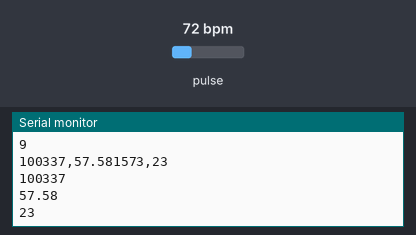
This sketch was run on a simulated ESP32. On the bench: the last lines printed to the serial monitor. Inputs (shaded band) come from the test bench; at power-on: pulse 72 bpm. WiFi joins after 1.5 s; servers stay silent unless stated; no MQTT or app messages arrive unless stated.

Above: at 2.7 s.
2.8 s: pulse set to 42 bpm
At 3.07 s:
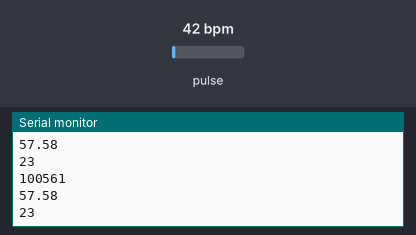
4.3 s: pulse set to 70 bpm
At 4.37 s:
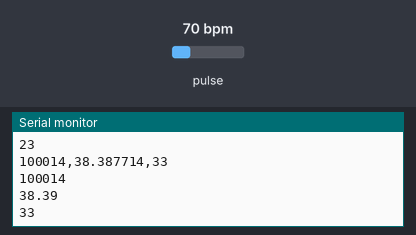
Timing chart, 0 to 7.3 s (numbered marks = the images above; inputs shaded):
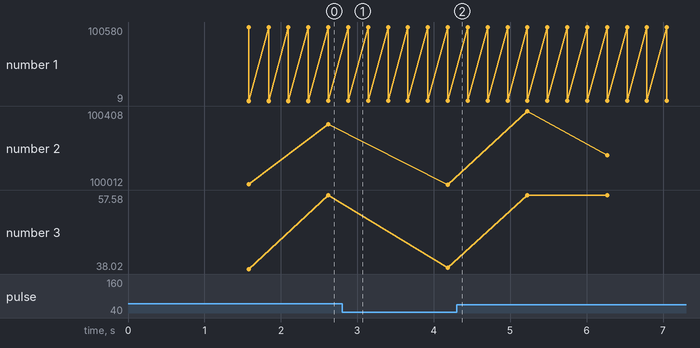

Measured:
- after the input at 2.8 s, the serial monitor: prints a new line after 0.08 s (image 1)
- plotted number 1: 23 → 33 after the input at 2.8 s, 33 → 57 after the input at 4.3 s
- plotted number 2: 100337 → 100014 after the input at 2.8 s, 100014 → 100125 after the input at 4.3 s
- plotted number 3: 57.58 → 38.39 after the input at 2.8 s, 38.39 → 57.53 after the input at 4.3 s

The sketch:

mqtt_MHH.ino
```cpp
 /*
 * test
 */

 /*Madelene */

// Heart Rate Call auxiliary functions library
#include "MQTT_Functions.h"

//Heart Rate Call i2c library
#include <Wire.h>

//Heart Rate Call sparkfun Heartrate sensor library?
#include "MAX30105.h"
#include "heartRate.h"

// Useful defines.
#define BAUDRATE              115200                          // Serial communication baudrate

//HeartRate
MAX30105 particleSensor;

//HeartRate Variables
const byte RATE_SIZE = 4; //Increase this for more averaging. 4 is good.
byte rates[RATE_SIZE]; //Array of heart rates
byte rateSpot = 0;
long lastBeat = 0; //Time at which the last beat occured
int irValue;
float beatsPerMinute;
int beatAvg;

// String def.
//String data_outString;


void setup()
{

  Serial.begin( BAUDRATE );                                   // Start serial monitor

  /*  Connect to Wi-Fi and setup MQTT communications */
  setup_WiFi();                                               // Connect to WiFi
  MQTT_connect( 250 );                                        // Connecto to MQTT broker

//Heart Rate void setup
Serial.println("Initializing...");
//Initialize sensor
if (!particleSensor.begin(Wire, I2C_SPEED_FAST))//Use default I2C port, 400Hz speed
{
  Serial.println("MAX30105 was not found. Please check wiring/power. ");
  while (1);
}
Serial.println("Place your index finger on the sensor with steady pressure.");

particleSensor.setup(); //Configure sensor with default settings
particleSensor.setPulseAmplitudeRed(0x0A); //Turn Red LED to low to indicate sensor is running
particleSensor.setPulseAmplitudeGreen(0); //Turn off Green LED


}
// end of setup loop...


void loop() {

  // connection stuff...
  if ( !mqtt.connected() )                                    // Ensure we are connected
    MQTT_connect( 125 );                                      // to MQTT server

  // do stuff with sensors here...

  int irValue = particleSensor.getIR();

  if (checkForBeat(irValue) == true)
  {
    //We sensed a beat!
    long delta = millis() - lastBeat;
    lastBeat = millis();

    beatsPerMinute = 60 / (delta / 1000.0);

    if (beatsPerMinute < 255 && beatsPerMinute > 20)
    {
      rates[rateSpot++] = (byte)beatsPerMinute; //Store this reading in the array
      rateSpot %= RATE_SIZE; //Wrap variable

      //Take average of readings
      beatAvg = 0;
      for (byte x = 0 ; x < RATE_SIZE ; x++)
        beatAvg += rates[x];
      beatAvg /= RATE_SIZE;
    }
    /*Serial.print("IR=");
    Serial.print(irValue);
    Serial.print(",BPM= ");
    Serial.print(beatsPerMinute);
    Serial.print(",Avg BPM=");
    Serial.print(beatAvg); */

    //data = irValue + beatsPerMinut + beatAvg;
    Serial.printf("%d,%f,%d",irValue, beatsPerMinute, beatAvg);

    if (irValue < 50000)
        Serial.print(" No finger?");

      Serial.println();
    }

  // connection stuff...
  if ( devOutput.publish( "%d,%f,%d",irValue, beatsPerMinute, beatAvg)) {                              // Make sure it publishes
    Serial.println( irValue);
  if (devOutput.publish (beatsPerMinute) ){
    Serial.println(beatsPerMinute);
  if ( devOutput.publish (beatAvg) ){
    Serial.println(beatAvg);
  }
  }
  } else {                                                          // In case it fails, disconnect from MQTT Server
    mqtt.disconnect();                                          // ...
  }


  delay( 250 );
}
```

MQTT_Functions.h
```cpp
/*
 * MQTT Functions such as: Connect to WiFi, subscribe, publish, etc...
 */

#include <WiFi.h>                                                              // WiFi Library
#include "Adafruit_MQTT.h"
#include "Adafruit_MQTT_Client.h"

/************************* WiFi Access Point *********************************/
#define WLAN_SSID             "physiotrak"                                    // Wi-Fi SSID
#define WLAN_PASS             "physiotrak"                                    // Wi-Fi Password

/************************* MQTT Server Setup *********************************/
#define MQTT_SERVER           "192.168.4.1"                                   // IP address of the Raspberry Pi hosting/brokering
#define MQTT_SERVERPORT       1883                                            // Use 8883 for SSL

/************************* MQTT Topic  Setup *********************************/
#define MQTT_ID               "physiotrak"                                    // Identifier to MQTT broker
#define QOS                   1                                               // QOS1 == deliver at least once
#define SENSOR01_PUB          "test_channel"                                  // Name of topic

String  ID = "ID - ";
String  mqttID( MQTT_ID );

WiFiClient espClient;                                                         // Use WiFiClientSecure for SSL

////  Requires: '#include "WifiFunctions.h"' in main program
////  before:   '#include "MqttFunctions.h"'.
Adafruit_MQTT_Client    mqtt( &espClient, MQTT_SERVER, MQTT_SERVERPORT );
Adafruit_MQTT_Publish   devOutput = Adafruit_MQTT_Publish(   &mqtt, SENSOR01_PUB, QOS );


String WiFiErrorCode( int );                                  // Function prototype

// =========================     Setup WiFi     ========================
void setup_WiFi( ) {

  int     cnt       =  0;                                     // Counter for reset

  delay( 10 );                                                // Delay for stability
  Serial.print( "\nConnecting to " );                         // [INFO] ...
  Serial.println( WLAN_SSID );                                // [INFO] ...
  WiFi.disconnect();                                          // NOTE: For some reason we need this
  WiFi.begin( WLAN_SSID, WLAN_PASS );                         // Connect to WiFi

  while ( WiFi.status() != WL_CONNECTED )                     // Wait while we connect
  {
    delay( 500 );
    Serial.print( "." );
    if ( ++cnt % 20 == 0 ) Serial.println();                  // Print new-line every 10sec

    if ( cnt == 40 )                                          // cnt==40 for 20 seconds
    {
      int s = WiFi.status();                                  // Get error message
      Serial.print( "\nTimed out. Resetting!\n" );            // [INFO] ...
      Serial.print( "WiFi status = " );                       // [INFO] ...
      Serial.println( WiFiErrorCode( s ) );                   // [INFO] ...
      WiFi.begin( WLAN_SSID, WLAN_PASS );                     // Re-issue connect to WiFi command
      cnt = 0;                                                // Reset counter
    }

  }
  Serial.print( "\nWiFi connected - ESP IP address: " );
  Serial.println( WiFi.localIP() );
}

// ===================   WiFi Error Codes Translator  ==================
String WiFiErrorCode( int n )
{
  String s = "";
  switch ( n )
  {
    case WL_IDLE_STATUS     : s = "WL_IDLE_STATUS";           //   0
      break;
    case WL_NO_SSID_AVAIL   : s = "WL_NO_SSID_AVAIL";         //   1
      break;
    case WL_SCAN_COMPLETED  : s = "WL_SCAN_COMPLETED";        //   2
      break;
    case WL_CONNECTED       : s = "WL_CONNECTED";             //   3
      break;
    case WL_CONNECT_FAILED  : s = "WL_CONNECT_FAILED";        //   4
      break;
    case WL_CONNECTION_LOST : s = "WL_CONNECTION_LOST";       //   5
      break;
    case WL_DISCONNECTED    : s = "WL_DISCONNECTED";          //   6
      break;
    case WL_NO_SHIELD       : s = "WL_NO_SHIELD";             // 255
      break;
  }
  return s;
}

// ===========================  MQTT Connect  ==========================
// Function to connect and reconnect as necessary;
// ...run from loop()
void MQTT_connect( int blockingTime )
{
  int8_t rc;

  if ( mqtt.connected() )                                     // If already connected...
  {
    mqtt.processPackets( blockingTime );
    if ( !mqtt.ping() )
      mqtt.disconnect();
  }
  else
  {
    Serial.println( "Connecting to MQTT..." );

    uint8_t retries = 3;
    while ( (rc = mqtt.connect()) != 0 )                      // connect will return 0 for connected
    {
      Serial.println( mqtt.connectErrorString( rc ) );
      Serial.println( F("Retrying MQTT connection in 5s...") );
      mqtt.disconnect();                                      // Disconnect from MQTT server
      delay( 5000 );                                          // wait 5 seconds
      retries--;                                              // We are one attempt less
      if ( retries == 0 ) while ( true );                     // Basically die and wait for WDT to reset.
    }
    Serial.println( "MQTT Connected." );
    Serial.print( "MQTT ID: " ); Serial.println( mqttID );
  }
}
```
